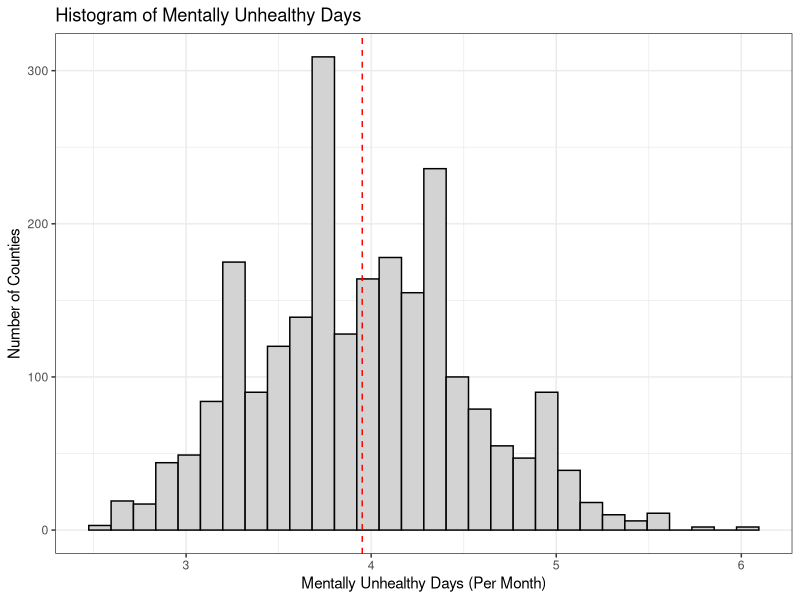
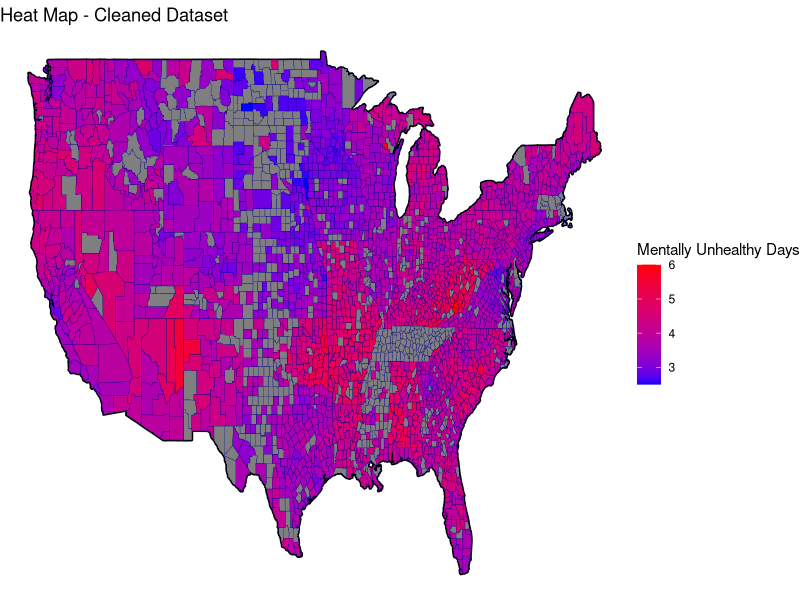
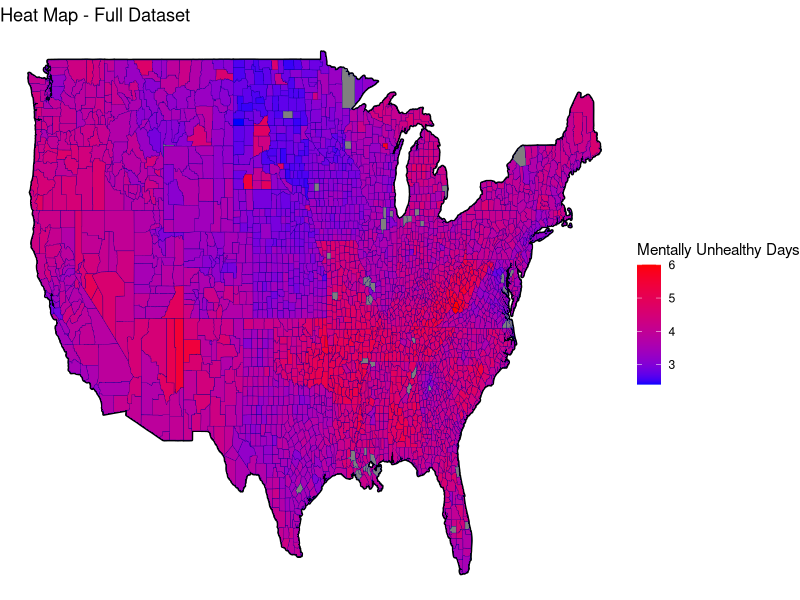
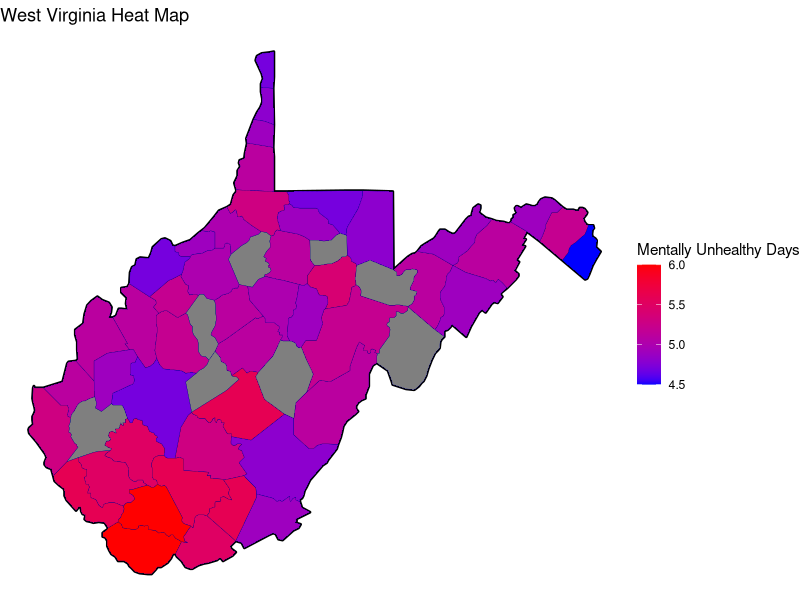
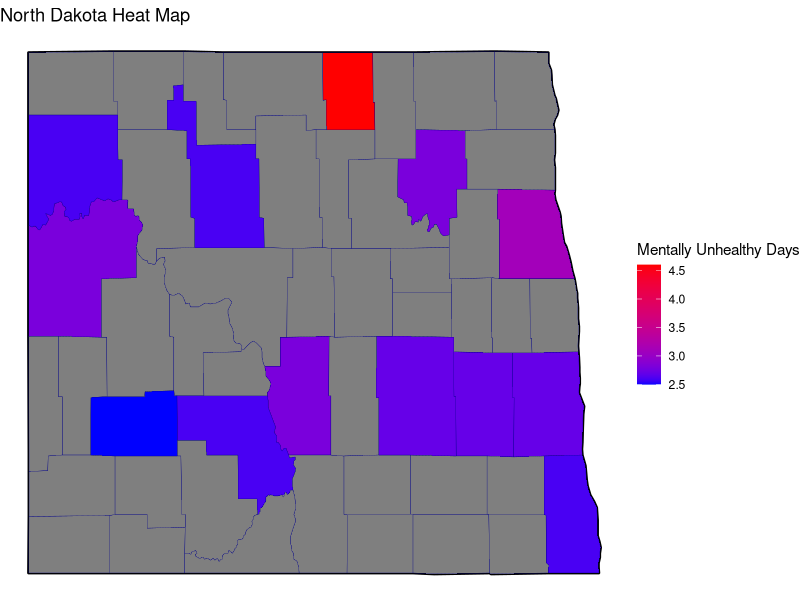

These figures' R source, in order: (Note: this script raises an error after producing the figures.)
# load libraries
library(kableExtra)                     # for printing tables
library(cowplot)                        # for side by side plots
library(lubridate)                      # for dealing with dates
library(maps)                           # for creating maps
library(tidyverse)

# read in the cleaned data
mental_health_clean = read_csv("data/clean/mental_health_clean.csv")
health_total = read_csv("data/clean/health_data_clean.csv")

# create histogram of mentally unhealthy days in dataset
mean <- mean(mental_health_clean$mentally_unhealthy_days) # save the mean

# plot mentally_unhealthy days and draw line at the mean
p = mental_health_clean %>%
  ggplot(aes(x = mentally_unhealthy_days)) + 
  geom_histogram(fill = "light grey", 
                 col = "black") +
  geom_vline(xintercept = mean,
             linetype = "dashed",
             col = "red") +
  labs(x = "Mentally Unhealthy Days (Per Month)", 
       y = "Number of Counties") + 
  theme_bw() +
  ggtitle("Histogram of Mentally Unhealthy Days")

# save the histogram
ggsave(filename = "results/response-histogram.png", 
       plot = p, 
       device = "png", 
       width = 5, 
       height = 3)

# create a heatmap of mentally unhealthy days for cleaned dataset
p2 = map_data("county") %>%
  as_tibble() %>% 
  left_join(mental_health_clean %>% 
              rename(region = state, 
                     subregion = name,
                     `Mentally Unhealthy Days` = mentally_unhealthy_days) %>% 
              mutate(region = str_to_lower(region), 
                     subregion = str_to_lower(subregion)), 
            by = c("region", "subregion")) %>%
  ggplot() + 
  geom_polygon(data=map_data("state"), 
               aes(x=long, y=lat, group=group),
               color="black", fill=NA,  size = 1, alpha = .3) + 
  geom_polygon(aes(x=long, y=lat, group=group, fill = `Mentally Unhealthy Days`),
               color="darkblue", size = .1) +
  scale_fill_gradient(low = "blue", high = "red") +
  theme_void() +
  ggtitle("Heat Map - Cleaned Dataset")

ggsave(filename = "results/map-clean.png", 
       plot = p2, 
       device = "png", 
       width = 7, 
       height = 4)

p3 = map_data("county") %>%
  as_tibble() %>% 
  left_join(health_total %>% 
              rename(region = state, 
                     subregion = name,
                     `Mentally Unhealthy Days` = `Mentally Unhealthy Days`) %>% 
              mutate(region = str_to_lower(region), 
                     subregion = str_to_lower(subregion)), 
            by = c("region", "subregion")) %>%
  ggplot() + 
  geom_polygon(data=map_data("state"), 
               aes(x=long, y=lat, group=group),
               color="black", fill=NA,  size = 1, alpha = .3) + 
  geom_polygon(aes(x=long, y=lat, group=group, fill = `Mentally Unhealthy Days`),
               color="darkblue", size = .1) +
  scale_fill_gradient(low = "blue", high = "red") +
  theme_void() +
  ggtitle("Heat Map - Full Dataset")

ggsave(filename = "results/map-total.png", 
       plot = p3, 
       device = "png", 
       width = 7, 
       height = 4)

# West Virginia heat map
wv = map_data("county") %>%
  as_tibble() %>%
  filter(region == "west virginia") %>%
  left_join(mental_health_clean %>% 
              rename(region = state, 
                     subregion = name,
                     `Mentally Unhealthy Days` = mentally_unhealthy_days) %>% 
              mutate(region = str_to_lower(region), 
                     subregion = str_to_lower(subregion)), 
            by = c("region", "subregion")) %>%
  ggplot() + 
  geom_polygon(data=map_data("state") %>% filter(region == "west virginia"),
               aes(x=long, y=lat, group=group),
               color="black", fill=NA, size = 1, alpha = .3) + 
  geom_polygon(aes(x=long, y=lat, group=group, fill = `Mentally Unhealthy Days`),
               color="darkblue", size = .1) +
  scale_fill_gradient(low = "blue", high = "red") +
  theme_void() +
  ggtitle("West Virginia Heat Map")

ggsave(filename = "results/west-va.png", 
       plot = wv, 
       device = "png", 
       width = 7, 
       height = 4)

# North Dakota heat map
nd = map_data("county") %>%
  as_tibble() %>%
  filter(region == "north dakota") %>%
  left_join(mental_health_clean %>% 
              rename(region = state, 
                     subregion = name,
                     `Mentally Unhealthy Days` = mentally_unhealthy_days) %>% 
              mutate(region = str_to_lower(region), 
                     subregion = str_to_lower(subregion)), 
            by = c("region", "subregion")) %>%
  ggplot() + 
  geom_polygon(data=map_data("state") %>% filter(region == "north dakota"),
               aes(x=long, y=lat, group=group),
               color="black", fill=NA, size = 1, alpha = .3) + 
  geom_polygon(aes(x=long, y=lat, group=group, fill = `Mentally Unhealthy Days`),
               color="darkblue", size = .1) +
  scale_fill_gradient(low = "blue", high = "red") +
  theme_void() +
  ggtitle("North Dakota Heat Map")

ggsave(filename = "results/north-dakota.png", 
       plot = nd, 
       device = "png", 
       width = 7, 
       height = 4)

# examine top 10 counties with lowest mentally unhealthy days
mental_health_clean %>%
  arrange(mentally_unhealthy_days) %>%
  select(state, name, mentally_unhealthy_days) %>%
  head(10) %>%
  kable(format = "latex",
        booktabs = TRUE, 
        col.names = c("State", "County", "Mentally Unhealthy Days")) %>%
  save_kable("low-days.pdf")

# examine top 10 counties with highest mentally unhealthy days
mental_health_clean %>%
  arrange(desc(mentally_unhealthy_days)) %>%
  select(state, name, mentally_unhealthy_days) %>%
  head(10) %>%
  kable(format = "latex",
        booktabs = TRUE, 
        col.names = c("State", "County", "Mentally Unhealthy Days")) %>%
  save_kable("high-days.pdf")
